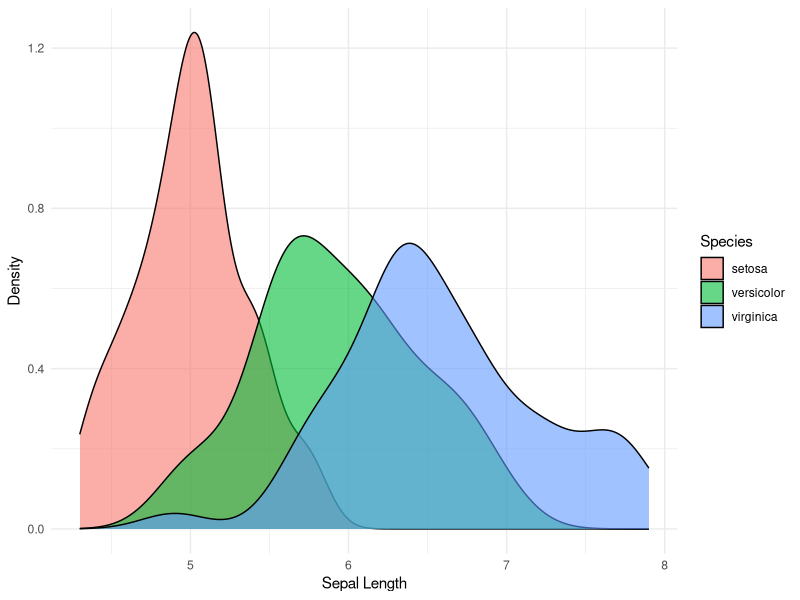
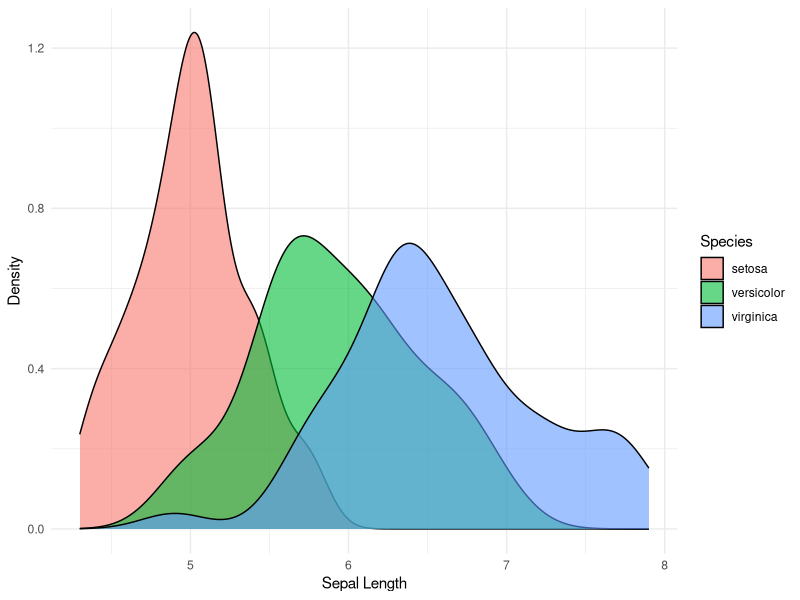

Recreate these plots in R, in order.
## ---- chunk 1
knitr::opts_chunk$set(echo = TRUE)
library(tidyverse)
## ---- chunk 2
iris %>%
  ggplot(aes(x = Sepal.Length, fill = Species)) +
  geom_density(alpha = 0.6) +
  labs(x = "Sepal Length", y = "Density") +
  theme_minimal() -> github_plot

github_plot

ggsave("my_first_repo/practice_plot.png", github_plot, height = 4, width = 6)

